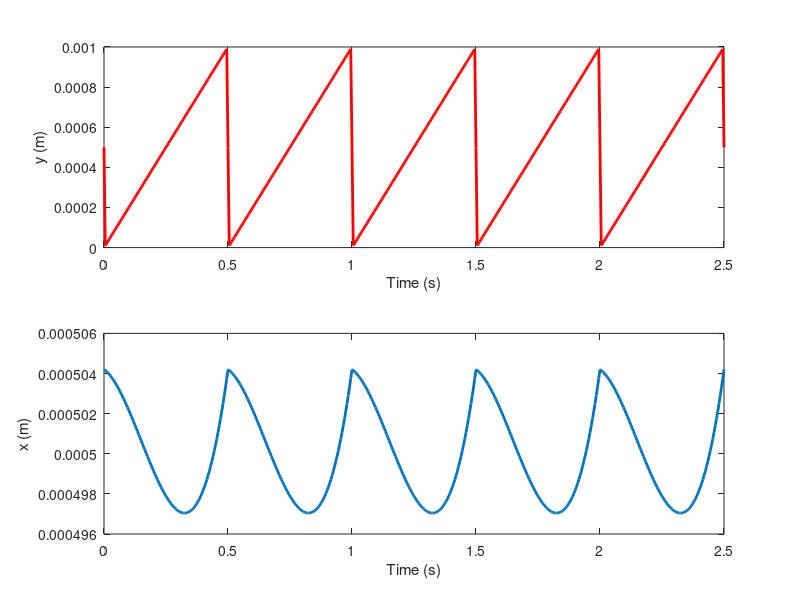

Write MATLAB code to recreate this figure.
% Julien Meaud
% ME 4189 Structural Acoustics
% Problem 4.8 of Rao textbook

%close all
clear all

k=1;
c=0.1;
M=1;
tau=0.5;
Y0=0.001;

N=10000; %number of terms in the Fourier series

t=[0:0.01:5]*tau;

omega_n=sqrt(k/M);
xi=c./(2*sqrt(k*M));
omega0=2*pi./tau;

X0=Y0/2;

x=X0*ones(1,length(t));
y=X0*ones(1,length(t));
for j=1:N
    
    Y(j)=1i*Y0./(2*j*pi);
    y=y+Y(j)*exp(1i*j*omega0*t)+conj(Y(j))*exp(-1i*j*omega0*t);
    
    X(j)=1i*Y0./(2*j*pi)*(2*1i*xi*j*omega0./omega_n+1)./(1-(j*omega0/omega_n)^2+2*1i*xi*j*omega0./omega_n);    
    x=x+X(j)*exp(1i*j*omega0*t)+conj(X(j))*exp(-1i*j*omega0*t);
end

subplot(2,1,1)
plot(t,y,'r','LineWidth',2)
xlabel('Time (s)');ylabel('y (m)')

subplot(2,1,2)
plot(t,x,'LineWidth',2)
xlabel('Time (s)');ylabel('x (m)')



    
